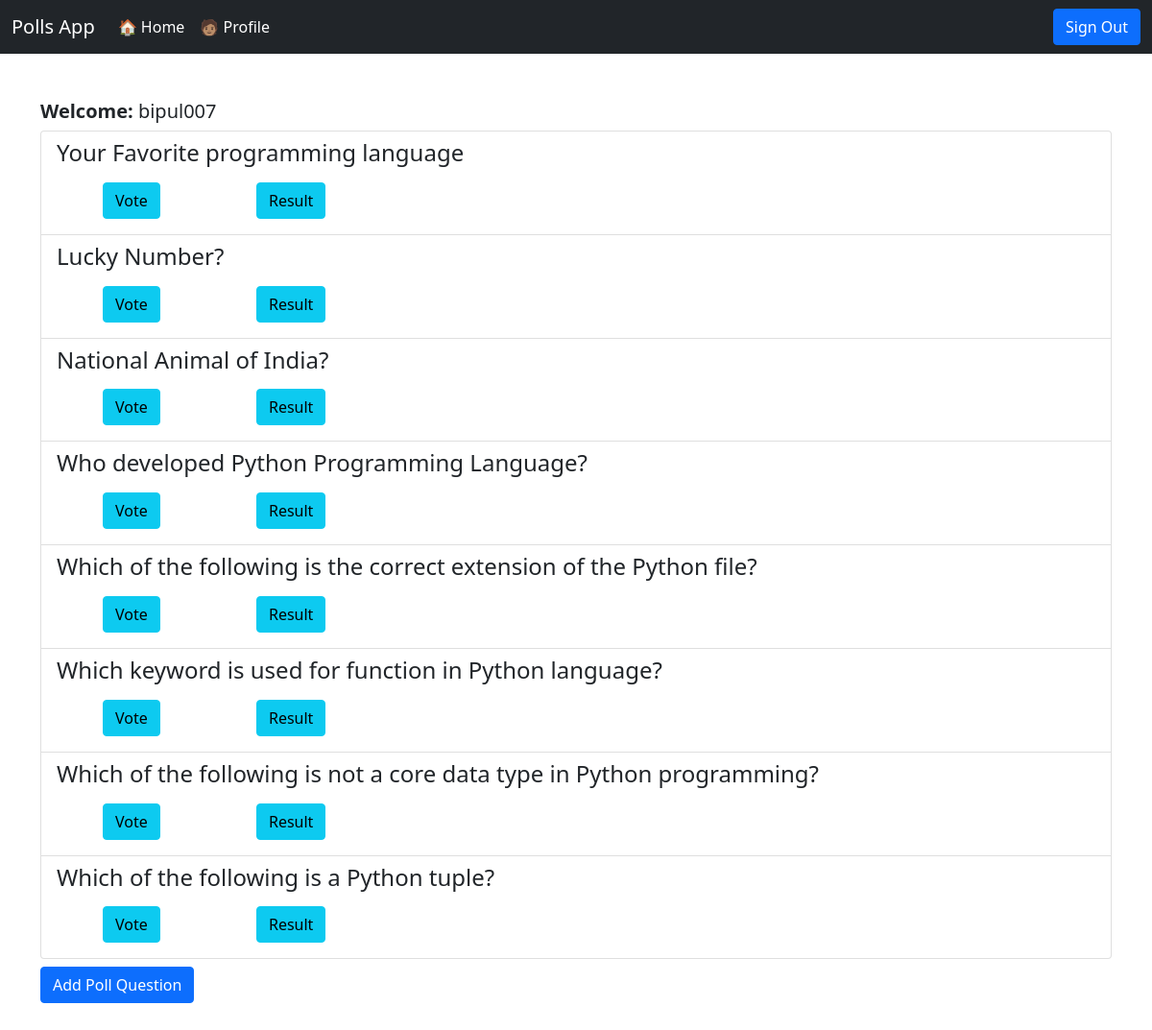
Page /all_polls/ (signed in) on the committed database.
### pollApp/models.py (models this page shows, shortened)
class Question(models.Model):
    user_id=models.ForeignKey(User,on_delete=models.CASCADE,related_name='user_question',null=True)
    question=models.CharField(max_length=200)
    opt1=models.CharField(max_length=100)
    opt2=models.CharField(max_length=100)
    opt3=models.CharField(max_length=100)
    opt4=models.CharField(max_length=100)
    opt1_cnt=models.IntegerField(default=0)
    opt2_cnt=models.IntegerField(default=0)
    opt3_cnt=models.IntegerField(default=0)
    opt4_cnt=models.IntegerField(default=0)
    def __str__(self):
        return self.question

### pollApp/views.py (the view)
# urls.py: path('all_polls/',views.all_polls,name='all_polls'),
@login_required
def all_polls(request):
    current_user = request.user
    username=current_user.username
    questions=Question.objects.all()
    return render(request,'all_polls.html',{'questions':questions,'username':username})

### pollApp/templates/all_polls.html (shortened to what this page needs)
{% extends 'base.html' %}
 {% block body %}
 <div class="container my-5">
    <h5><strong>Welcome: </strong>{{username}}</h5>
    <ul class="list-group">
      {% for question in questions %}
      <li class="list-group-item">
      <h4>{{question}}</h3>
      <a href="{% url 'vote' question.id %}" <button class="btn btn-info mx-5">Vote</button></a>
      <a href="{% url 'result' question.id %}"> <button class="btn btn-info my-2 mx-5">Result</button></a>
      </li>
      {% endfor %}
    </ul>
    <a href="{% url 'addquestion' %}"><button class="btn btn-primary my-2">Add Poll Question</button></a>
 </div>
 {% endblock body %}

### rows in the picture
Question: question "Your Favorite programming language"
Question: question "Lucky Number?"
Question: question "National Animal of India?"
Question: question "Who developed Python Programming Language?"
Question: question "Which of the following is the correct extension of the Python file?"
Question: question "Which keyword is used for function in Python language?"
Question: question "Which of the following is not a core data type in Python programming?"
Question: question "Which of the following is a Python tuple?"

### other values in the picture
{{ username }} "bipul007"
